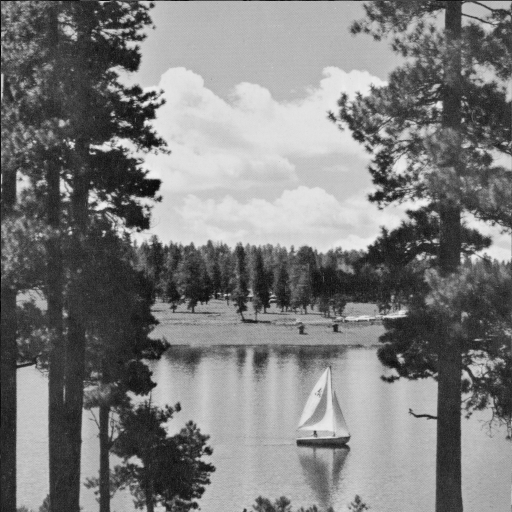
%> input picture 201501090/LAKE.TIF, 512 x 512 px
$ octave question5.m   (GNU Octave 9; MATLAB toolbox functions it lacks are replaced by stand-ins)
%> lines starting %> are read from the running program, lines starting %| are printed output that depends on the picture
### 201501090/RMSE.m
function [x] = RMSE(image1,image2)

    x = sqrt(sum(sum((image1-image2).^2)));

end

### 201501090/My_entropy.m
function [E] = My_entropy(im)
    probability = imhist(im);
    probability = probability/numel(im);
    probability = probability(find(probability));
    probability = -1*probability;
    probability = probability.*log2(probability);
    E = sum(probability);
end

### 201501090/question5.m
I = imread('LAKE.TIF');
%> I is the input picture: size 512x512 uint8; min 1, max 239, mean 124.7
part = ones([1,size(I,1)/8])*8;
ll = 1:10;
for kshift = ll
    F = dctmtx(8);

    patchs = mat2cell(I,part,part);
    temp_p = cell(size(patchs));
    for i = 1:numel(patchs)
        qm(1,:) = [16 11 10 16 24 40 51 61];
    qm(2,:) = [12 12 14 19 26 58 60 55];
    qm(3,:) = [14 13 16 24 40 57 69 56];
    qm(4,:) = [14 17 22 29 51 87 80 62];
    qm(5,:) = [18 22 37 56 68 109 103 77];
    qm(6,:) = [ 24 35 55 64 81 104 113 92];
    qm(7,:) =[49 64 78 87 103 121 120 101];
    qm(8,:) =[72 92 95 98 112 100 103 99];

        DCT = myDCT(patchs{i}-127,F);
        c=kshift;
        qDCT = myDCT_quantization(DCT,qm,c);
        c=kshift;
        dqDCT = myDCT_dequantization(qDCT,qm,c);
        sum=127;
        temp_p{i} = myIDCT(dqDCT,F)+sum;
    end

    temp_p = cell2mat(temp_p);
    rmserror(kshift) = RMSE(double(I),double(temp_p));
    entro(kshift) = My_entropy(uint8(temp_p));

end
%> this loop made 10 passes
%> x in RMSE on passes 1 to 10: 24531, 24578.1, 24609.4, 24669.6, 24718.9, 24754.2, 24793, 24817.6, 24863, 24937.7
%> pass 1, `temp_p = cell2mat(temp_p);`:
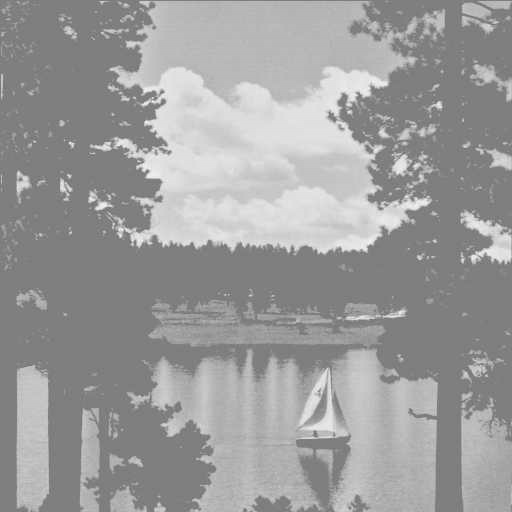
%> temp_p: size 512x512 double; min 101.8, max 254, mean 156.2
%> pass 3, `temp_p = cell2mat(temp_p);`:
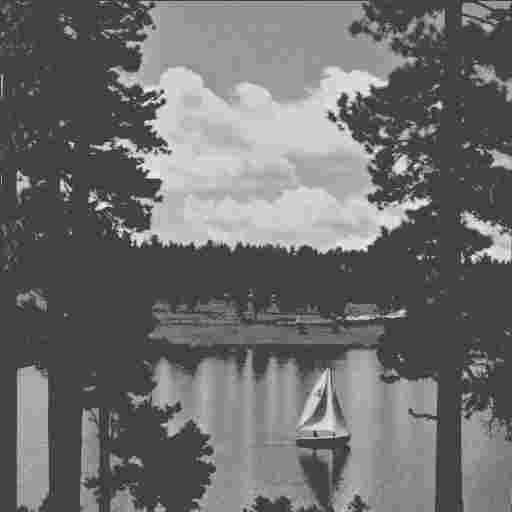
%> temp_p: size 512x512 double; min 80.97, max 255.1, mean 156.2; drawn with min black and max white
%> after the loop:
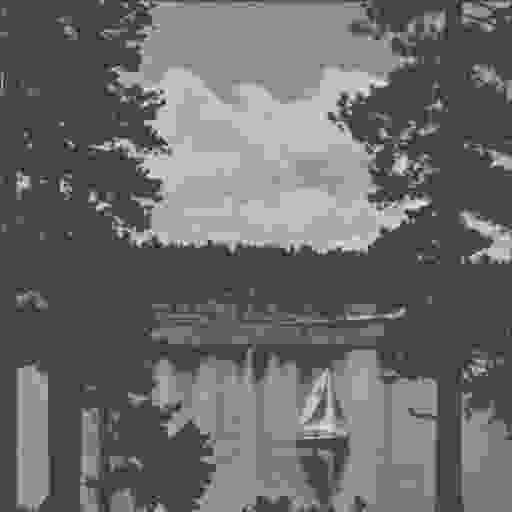
%> temp_p: size 512x512 double; min 67.87, max 277.2, mean 156.1; drawn with min black and max white
%> after the loop, qm = [16 11 10 16 24 40 51 61; 12 12 14 19 26 58 60 55; 14 13 16 24 40 57 69 56; 14 17 22 29 51 87 80 62; 18 22 37 56 68 109 103 77; 24 35 55 64 81 104 113 92; 49 64 78 87 103 121 120 101; 72 92 95 98 112 100 103 99]; rmserror = [24531 24578.1 24609.4 24669.6 24718.9 24754.2 24793 24817.6 24863 24937.7]
plot(entro,rmserror,'.');
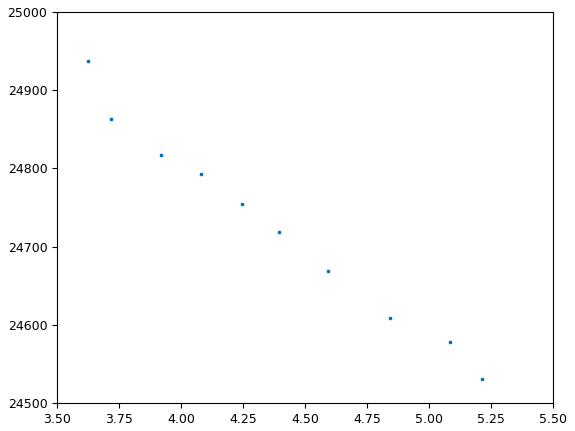
%> figure redrawn from the program's plot data
rmserror
entro
